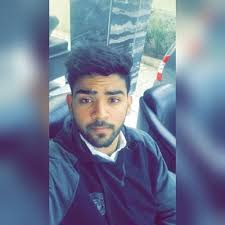
#> input picture Image_processing/images/pic1.jpg, 225 x 225 px
$ python imdisplay.py
#> lines starting #> are read from the running program, lines starting #| are printed output that depends on the picture
import cv2
import numpy as np

# 500 x 250


def adding():
    img1 = cv2.imread('images/pic3.png')
    img2 = cv2.imread('images/pic5.png')
    rows,cols,channels = img2.shape
    roi = img1[0:rows, 0:cols ]
    img2gray = cv2.cvtColor(img2,cv2.COLOR_BGR2GRAY)
    cv2.imshow('gray',img2gray)
    ret, mask = cv2.threshold(img2gray, 220, 255, cv2.THRESH_BINARY_INV)
    cv2.imshow('mask',mask)
    cv2.imshow('ret',ret)
    mask_inv = cv2.bitwise_not(mask)
    cv2.imshow('mask_inv',mask_inv)
    img1_bg = cv2.bitwise_and(roi,roi,mask = mask_inv)
    img2_fg = cv2.bitwise_and(img2,img2,mask = mask)
    dst = cv2.add(img1_bg,img2_fg)
    img1[0:rows, 0:cols ] = dst
    cv2.imshow('res',img1)
    cv2.waitKey(0)
    cv2.destroyAllWindows()


def enhance():
    img = cv2.imread('images/bookpage.jpg')
    grayscaled = cv2.cvtColor(img,cv2.COLOR_BGR2GRAY)
    th = cv2.adaptiveThreshold(grayscaled, 255, cv2.ADAPTIVE_THRESH_GAUSSIAN_C, cv2.THRESH_BINARY, 115, 1)
    cv2.imshow('original',img)
    cv2.imshow('Adaptive threshold',th)
    cv2.waitKey(0)
    cv2.destroyAllWindows()


def matching():
    img_rgb = cv2.imread('images/pic1.jpg')
#> img_rgb is the input picture: shape (225, 225, 3); mean B, G, R 148, 123, 111.2
    img_gray = cv2.cvtColor(img_rgb, cv2.COLOR_BGR2GRAY)
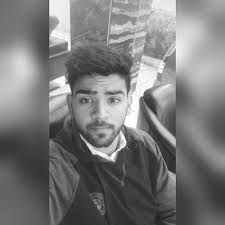
#> img_gray: shape (225, 225); min 33, max 255, mean 122.3

    template = cv2.imread('images/pic2.jpg',0)
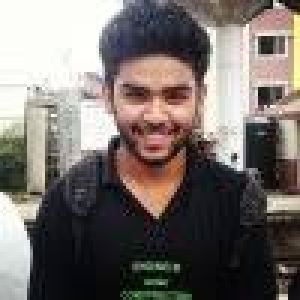
#> input picture Image_processing/images/pic2.jpg, 100 x 100 px (shown 3 times larger)
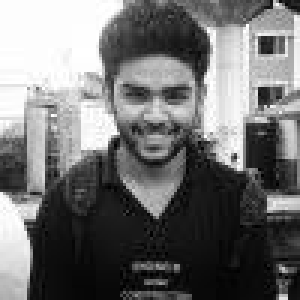
#> template: shape (100, 100) (shown 3 times larger); min 0, max 255, mean 113.1
    w, h = template.shape[::-1]
#> w = 100; h = 100

    res = cv2.matchTemplate(img_gray,template,cv2.TM_CCOEFF_NORMED)
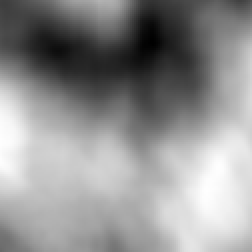
#> res: shape (126, 126) float32 (shown 2 times larger); min -0.322, max 0.516, mean 0.157; drawn with min black and max white
    threshold = 0.1
    loc = np.where( res >= threshold)
#> loc = 9907 positions, rows 0 to 125, columns 0 to 125

    for pt in zip(*loc[::-1]):
        cv2.rectangle(img_rgb, pt, (pt[0] + w, pt[1] + h), (0,255,255), 2)
        cv2.imshow('Detected',img_rgb)
#> this loop made 9907 passes
#> pt on passes 1 to 3: (29, 0), (30, 0), (31, 0)
#> pass 1, in matching, `cv2.imshow('Detected',img_rgb)`:
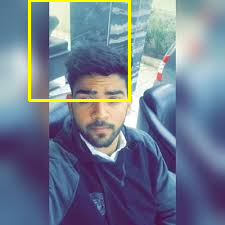
#> window 'Detected': shape (225, 225, 3); mean B, G, R 144.5, 125.2, 113.8
#> pass 2, in matching, `cv2.imshow('Detected',img_rgb)`:
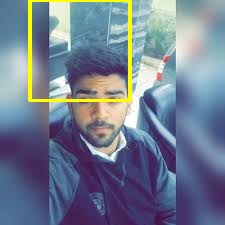
#> window 'Detected': shape (225, 225, 3); mean B, G, R 143.8, 125.6, 114.3
#> after the loop:
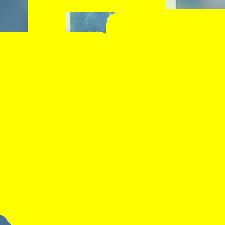
#> img_rgb: shape (225, 225, 3); mean B, G, R 7.6, 249.9, 248.2

    cv2.waitKey(0)

matching()
